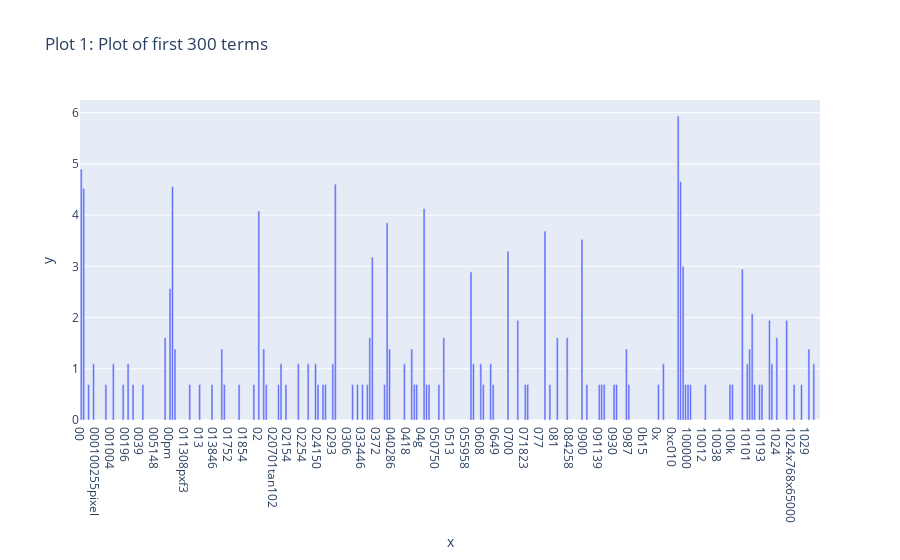
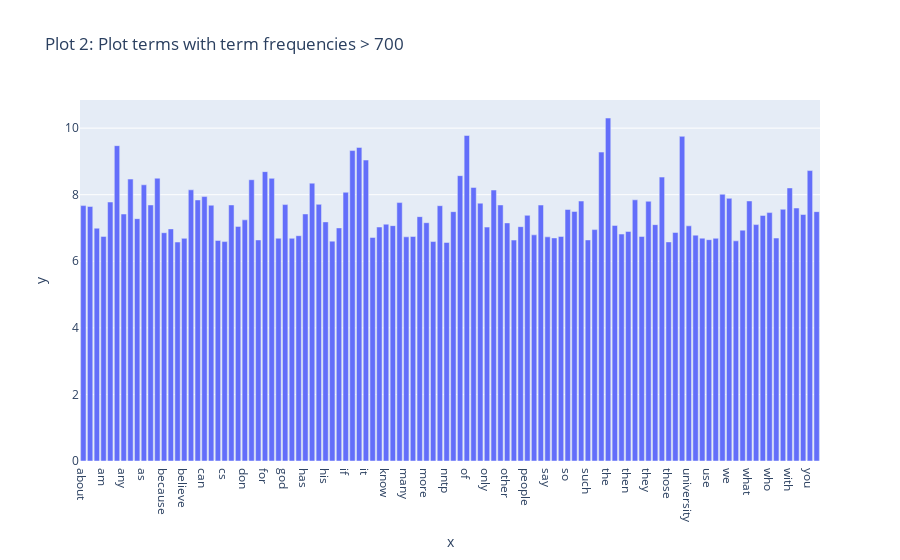
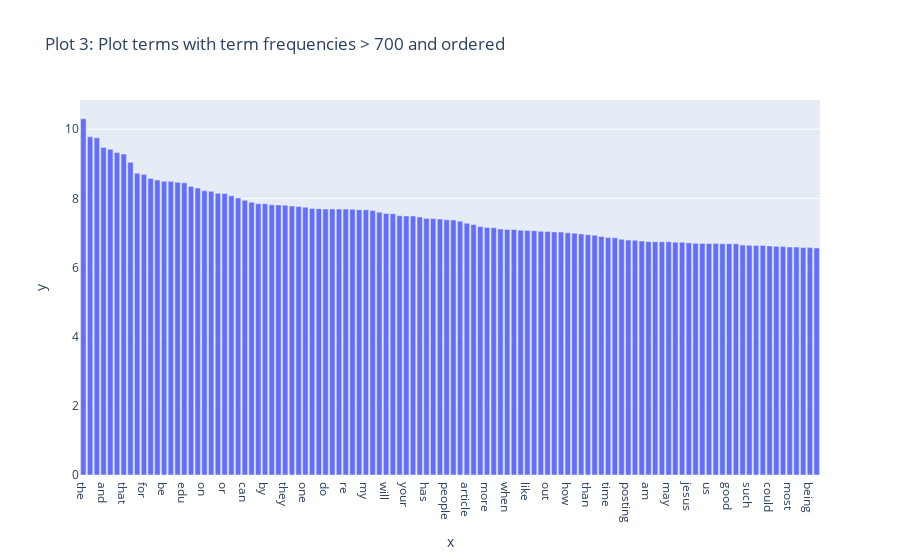

Here is the notebook cell these charts were saved with, in order:
### Markdown cell above
### >>> **Exercise 15 (take home):** 
You can copy the code from the previous exercise and change the 'term_frequencies' variable for the 'term_frequencies_log', comment about the differences that you observe and talk about other possible insights that we can get from a log distribution.

% Answer here
1. Order of terms
For large counts, log compresses the differences. (E.g. 134 vs 92 raw looks very far apart, but log(135) ≈ 4.91 vs log(93) ≈ 4.53 looks much closer.) This compression makes the large counts more comparable (closer) to small counts. (E.g. log(93) ≈ 4.53, log(4) ≈ 1.38, the difference is less dramatic than comparing 93 to 4.)

2. Distribution shape
Raw frequencies usually follow very heavy-tailed distribution, but after transformation, the distribution is more concentrated. The slope and the tail is not that obvious compare to raw count. Common words (like stopwords that slipped through) won’t overshadow rare but meaningful terms as strongly.

3. Interpretation
Raw counts shows people the absolute magnitude, while log transformed count show people the relative imporatance by telling one about how many times of difference (difference in ratio) between two number.

### Code cell
# Plot 1: Plot of first 300 terms
fig = px.bar(
    x=count_vect.get_feature_names_out()[:300],
    y=term_frequencies_log[:300],
    title="Plot 1: Plot of first 300 terms"
)
fig.show()

# Plot 2: Plot terms with term frequencies > 700
thereshold = np.array(term_frequencies_log).ravel() > math.log(700)
fig = px.bar(
    x=count_vect.get_feature_names_out()[thereshold],
    y=np.array(term_frequencies_log).ravel()[thereshold],
    title="Plot 2: Plot terms with term frequencies > 700"
)
fig.show()

# Plot 3: Plot terms with term frequencies > 700 and ordered
order = np.lexsort((np.arange(0,n_terms), term_frequencies_log))[::-1]   # np.lexsort((a,b)): b 先排序，然後 a 按照 b 的順序排序後回傳索引值
thereshold = np.array(term_frequencies_log).ravel()[order] > math.log(700)
fig = px.bar(
    x=count_vect.get_feature_names_out()[order][thereshold],
    y=np.array(term_frequencies_log).ravel()[order][thereshold],
    title="Plot 3: Plot terms with term frequencies > 700 and ordered"
)
fig.show()

### Figure 1 — Plotly figure (JSON) as saved in the notebook; plotly's stock layout.template omitted (floating-point values rounded to 4 significant figures; data arrays with more than 128 entries replaced by an {"elided": "..."} marker saying what was removed)
{"data": [{"hovertemplate": "x=%{x}<br>y=%{y}<extra></extra>", "legendgroup": "", "marker": {"color": "#636efa", "pattern": {"shape": ""}}, "name": "", "orientation": "v", "showlegend": false, "textposition": "auto", "type": "bar", "x": {"elided": "300 str values"}, "xaxis": "x", "y": {"elided": "300 float values"}, "yaxis": "y"}], "layout": {"barmode": "relative", "legend": {"tracegroupgap": 0}, "title": {"text": "Plot 1: Plot of first 300 terms"}, "xaxis": {"anchor": "y", "domain": [0, 1], "title": {"text": "x"}}, "yaxis": {"anchor": "x", "domain": [0, 1], "title": {"text": "y"}}}}

### Figure 2 — Plotly figure (JSON) as saved in the notebook; plotly's stock layout.template omitted (floating-point values rounded to 4 significant figures)
{"data": [{"hovertemplate": "x=%{x}<br>y=%{y}<extra></extra>", "legendgroup": "", "marker": {"color": "#636efa", "pattern": {"shape": ""}}, "name": "", "orientation": "v", "showlegend": false, "textposition": "auto", "type": "bar", "x": ["about", "all", "also", "am", "an", "and", "any", "are", "article", "as", "at", "be", "because", "been", "being", "believe", "but", "by", "can", "com", "could", "cs", "do", "does", "don", "edu", "even", "for", "from", "get", "god", "good", "had", "has", "have", "he", "his", "host", "how", "if", "in", "is", "it", "jesus", "just", "know", "like", "lines", "many", "may", "me", "more", "most", "my", "nntp", "no", "not", "of", "on", "one", "only", "or", "organization", "other", "our", "out", "people", "posting", "re", "say", "see", "should", "so", "some", "subject", "such", "than", "that", "the", "their", "them", "then", "there", "these", "they", "think", "this", "those", "time", "to", "university", "up", "us", "use", "very", "was", "we", "well", "were", "what", "when", "which", "who", "why", "will", "with", "would", "writes", "you", "your"], "xaxis": "x", "y": [7.672, 7.646, 6.994, 6.748, 7.78, 9.474, 7.42, 8.47, 7.281, 8.298, 7.692, 8.497, 6.859, 6.974, 6.578, 6.688, 8.147, 7.843, 7.944, 7.683, 6.625, 6.592, 7.693, 7.048, 7.244, 8.45, 6.64, 8.693, 8.492, 6.692, 7.703, 6.691, 6.768, 7.421, 8.347, 7.711, 7.184, 6.605, 7.003, 8.073, 9.326, 9.421, 9.042, 6.715, 7.03, 7.115, 7.071, 7.763, 6.735, 6.745, 7.341, 7.159, 6.593, 7.67, 6.565, 7.491, 8.573, 9.779, 8.219, 7.746, 7.027, 8.141, 7.693, 7.153, 6.637, 7.041, 7.38, 6.793, 7.69, 6.733, 6.702, 6.746, 7.556, 7.497, 7.81, 6.641, 6.952, 9.28, 10.3, 7.077, 6.818, 6.897, 7.846, 6.745, 7.803, 7.101, 8.53, 6.582, 6.866, 9.754, 7.065, 6.786, 6.695, 6.649, 6.691, 8.013, 7.891, 6.613, 6.935, 7.813, 7.102, 7.377, 7.463, 6.698, 7.563, 8.204, 7.601, 7.405, 8.725, 7.492], "yaxis": "y"}], "layout": {"barmode": "relative", "legend": {"tracegroupgap": 0}, "title": {"text": "Plot 2: Plot terms with term frequencies > 700"}, "xaxis": {"anchor": "y", "domain": [0, 1], "title": {"text": "x"}}, "yaxis": {"anchor": "x", "domain": [0, 1], "title": {"text": "y"}}}}

### Figure 3 — Plotly figure (JSON) as saved in the notebook; plotly's stock layout.template omitted (floating-point values rounded to 4 significant figures)
{"data": [{"hovertemplate": "x=%{x}<br>y=%{y}<extra></extra>", "legendgroup": "", "marker": {"color": "#636efa", "pattern": {"shape": ""}}, "name": "", "orientation": "v", "showlegend": false, "textposition": "auto", "type": "bar", "x": ["the", "of", "to", "and", "is", "in", "that", "it", "you", "for", "not", "this", "be", "from", "are", "edu", "have", "as", "on", "with", "but", "or", "if", "was", "can", "we", "there", "by", "what", "subject", "they", "an", "lines", "one", "he", "god", "do", "organization", "at", "re", "com", "about", "my", "all", "would", "will", "so", "some", "your", "no", "who", "has", "any", "writes", "people", "which", "me", "article", "don", "his", "more", "other", "know", "when", "think", "their", "like", "university", "does", "out", "just", "only", "how", "also", "been", "than", "were", "then", "time", "because", "them", "posting", "up", "had", "am", "should", "these", "may", "many", "say", "jesus", "see", "why", "us", "get", "very", "good", "believe", "use", "such", "even", "our", "could", "well", "host", "most", "cs", "those", "being", "nntp"], "xaxis": "x", "y": [10.3, 9.779, 9.754, 9.474, 9.421, 9.326, 9.28, 9.042, 8.725, 8.693, 8.573, 8.53, 8.497, 8.492, 8.47, 8.45, 8.347, 8.298, 8.219, 8.204, 8.147, 8.141, 8.073, 8.013, 7.944, 7.891, 7.846, 7.843, 7.813, 7.81, 7.803, 7.78, 7.763, 7.746, 7.711, 7.703, 7.693, 7.693, 7.692, 7.69, 7.683, 7.672, 7.67, 7.646, 7.601, 7.563, 7.556, 7.497, 7.492, 7.491, 7.463, 7.421, 7.42, 7.405, 7.38, 7.377, 7.341, 7.281, 7.244, 7.184, 7.159, 7.153, 7.115, 7.102, 7.101, 7.077, 7.071, 7.065, 7.048, 7.041, 7.03, 7.027, 7.003, 6.994, 6.974, 6.952, 6.935, 6.897, 6.866, 6.859, 6.818, 6.793, 6.786, 6.768, 6.748, 6.746, 6.745, 6.745, 6.735, 6.733, 6.715, 6.702, 6.698, 6.695, 6.692, 6.691, 6.691, 6.688, 6.649, 6.641, 6.64, 6.637, 6.625, 6.613, 6.605, 6.593, 6.592, 6.582, 6.578, 6.565], "yaxis": "y"}], "layout": {"barmode": "relative", "legend": {"tracegroupgap": 0}, "title": {"text": "Plot 3: Plot terms with term frequencies > 700 and ordered"}, "xaxis": {"anchor": "y", "domain": [0, 1], "title": {"text": "x"}}, "yaxis": {"anchor": "x", "domain": [0, 1], "title": {"text": "y"}}}}
